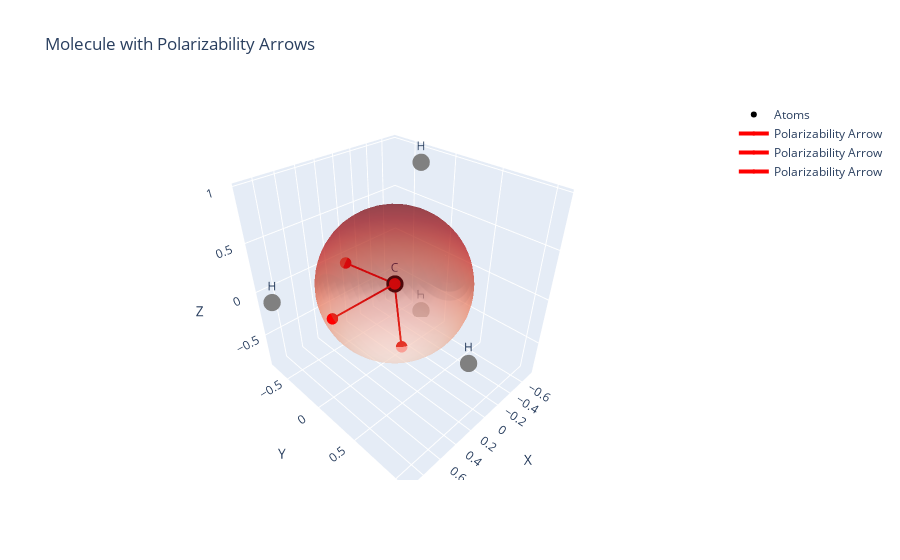

Notebook code cell kept with this figure:
### Code cell
print(dataset[1])

# Example polarizability tensor
polarizability = sample.polar

print("smiles code", sample.smile)
print("polarizability", polarizability)
# Visualize
visualize_polarizability(atoms, polarizability)

### Figure 1 — Plotly figure (JSON) as saved in the notebook; plotly's stock layout.template omitted (floating-point values rounded to 4 significant figures; data arrays with more than 128 entries replaced by an {"elided": "..."} marker saying what was removed)
{"data": [{"marker": {"color": ["black", "grey", "grey", "grey", "grey"], "size": 6}, "mode": "markers+text", "name": "Atoms", "text": ["C", "H", "H", "H", "H"], "textposition": "top center", "type": "scatter3d", "x": [1.502e-08, -0.6779, 0.2688, -0.5116, 0.9206], "y": [-5.503e-09, -0.2754, 1.073, -0.1811, -0.6168], "z": [1.173e-08, -0.8339, -0.08104, 0.9676, -0.05268]}, {"colorscale": [[0, "rgb(255,245,240)"], [0.125, "rgb(254,224,210)"], [0.25, "rgb(252,187,161)"], [0.375, "rgb(252,146,114)"], [0.5, "rgb(251,106,74)"], [0.625, "rgb(239,59,44)"], [0.75, "rgb(203,24,29)"], [0.875, "rgb(165,15,21)"], [1, "rgb(103,0,13)"]], "name": "Polarizability Ellipsoid", "opacity": 0.5, "showscale": false, "type": "surface", "x": {"elided": "50x25 float values"}, "y": {"elided": "50x25 float values"}, "z": {"elided": "50x25 float values"}}, {"line": {"color": "red", "width": 4}, "marker": {"color": "red", "size": 4}, "mode": "lines+markers", "name": "Polarizability Arrow", "type": "scatter3d", "x": [1.03e-08, 1.03e-08], "y": [-3.774e-09, 0.09023], "z": [8.047e-09, -0.7172]}, {"line": {"color": "red", "width": 4}, "marker": {"color": "red", "size": 4}, "mode": "lines+markers", "name": "Polarizability Arrow", "type": "scatter3d", "x": [1.03e-08, 1.03e-08], "y": [-3.774e-09, -0.7172], "z": [8.047e-09, -0.09023]}, {"line": {"color": "red", "width": 4}, "marker": {"color": "red", "size": 4}, "mode": "lines+markers", "name": "Polarizability Arrow", "type": "scatter3d", "x": [1.03e-08, 0.7228], "y": [-3.774e-09, -3.774e-09], "z": [8.047e-09, 8.047e-09]}], "layout": {"scene": {"xaxis": {"title": {"text": "X"}}, "yaxis": {"title": {"text": "Y"}}, "zaxis": {"title": {"text": "Z"}}}, "title": {"text": "Molecule with Polarizability Arrows"}}}
